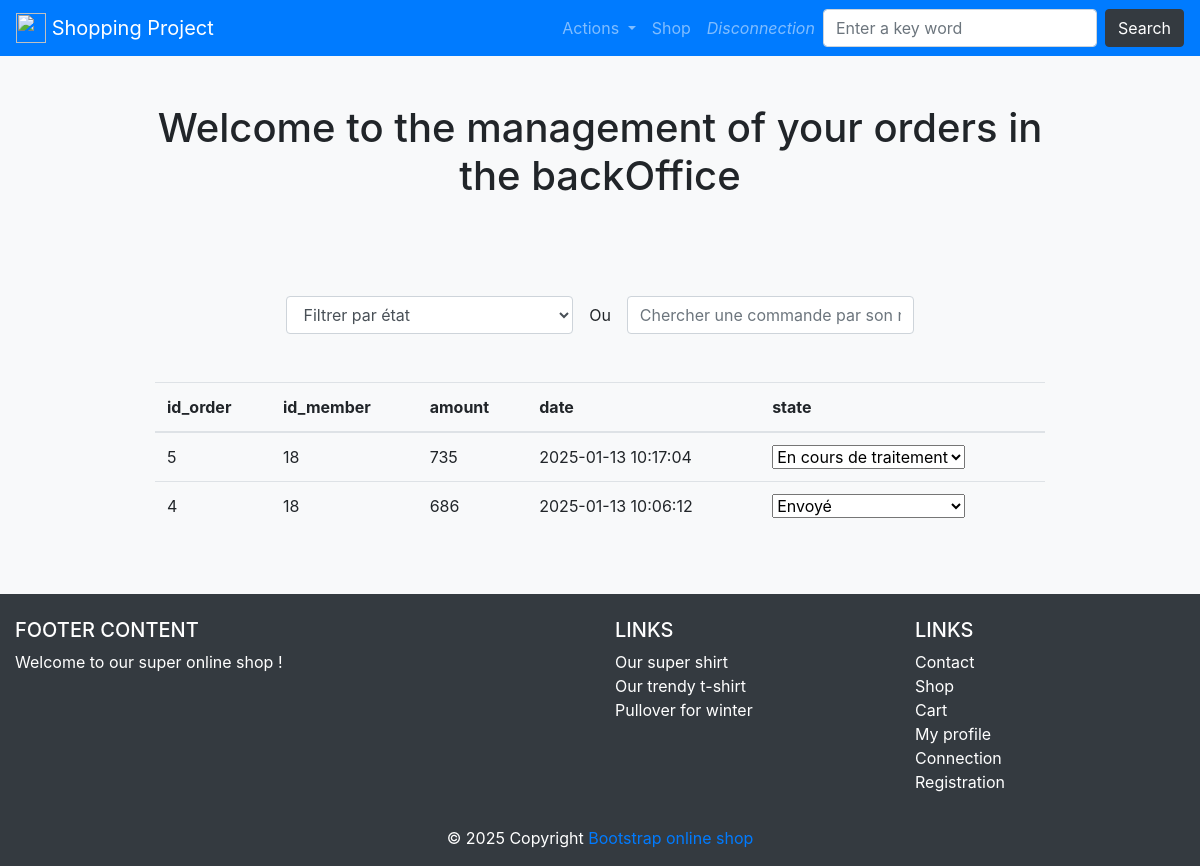
The page /admin/orders.php on the database its author committed.
### tables this page shows
CREATE TABLE IF NOT EXISTS `orders` (
  `id` int NOT NULL AUTO_INCREMENT,
  `member_id` int DEFAULT NULL,
  `amount` int NOT NULL,
  `created_at` datetime NOT NULL,
  `state` enum('in progress','sent','delivered') NOT NULL,
  PRIMARY KEY (`id`),
  KEY `member_id` (`member_id`)
);

### admin/orders.php (the view, shortened to what this page needs)
<?php
require_once("../inc/init.php");
if($_GET) {
  if(isset($_GET["id_order"]) && $_GET["id_order"] !== "") {
    $id = $_GET["id_order"];
    $stmt = $pdo->query("SELECT * FROM orders WHERE id = '$id' ");
  } else {
    $state = $_GET["state"];
    $stmt = $pdo->query("SELECT * FROM orders WHERE state = '$state' ");
  }
} else {
  $stmt = $pdo->query("SELECT * FROM orders ORDER BY created_at DESC");
}
require_once("inc/header.php");
?>
<h1 class="mb-5 text-center">Welcome to the management of your orders in the backOffice</h1>
<form class="row col-md-12 align-items-center justify-content-center m-5" method="get" action="">
    <select class="form-control col-md-4" name="state">
        <option value="none">Filtrer par état</option>
    </select>
    <p class="text-center mb-0 mr-3 ml-3">Ou</p>
    <input type="text"
    value="<?= isset($_GET["id_order"]) && $_GET["id_order"] !== "" && $_GET["state"] == "none" ? $_GET["id_order"] : "" ?>"
    name="id_order"
    class="form-control col-md-4"
    placeholder="Chercher une commande par son numéro"
    id="">
</form>
<table class="table">
  <thead>
    <tr>
      <th scope="col">id_order</th>
      <th scope="col">id_member</th>
      <th scope="col">amount</th>
      <th scope="col">date</th>
      <th scope="col">state</th>
    </tr>
  </thead>
  <tbody>
    <?php foreach ($stmt->fetchAll(PDO::FETCH_ASSOC) as $key => $order) {?>
        <tr>
          <td><?= $order["id"]; ?></td>
          <td><?= $order["member_id"]; ?></td>
          <td><?= $order["amount"]; ?></td>
          <td><?= $order["created_at"]; ?></td>
          <td>
            <form method="POST" action="">
                <select name="state" id="">
                    <option
                    value="in progress"
                    <?= $order["state"] == "in progress" ? "selected" : "" ?>
                    >En cours de traitement</option>
                    <option
                    value="sent"
                    <?= $order["state"] == "sent" ? "selected" : "" ?>
                    >Envoyé</option>
                </select>
            </form>
          </td>
        </tr>
    <?php } ?>
  </tbody>
</table>
<?php
require_once("inc/footer.php");
?>

### rows shown on the page
orders: id "5", member "18", amount "735", created_at "2025-01-13 10:17:04", state "En cours de traitement"
orders: id "4", member "18", amount "686", created_at "2025-01-13 10:06:12", state "Envoyé"
